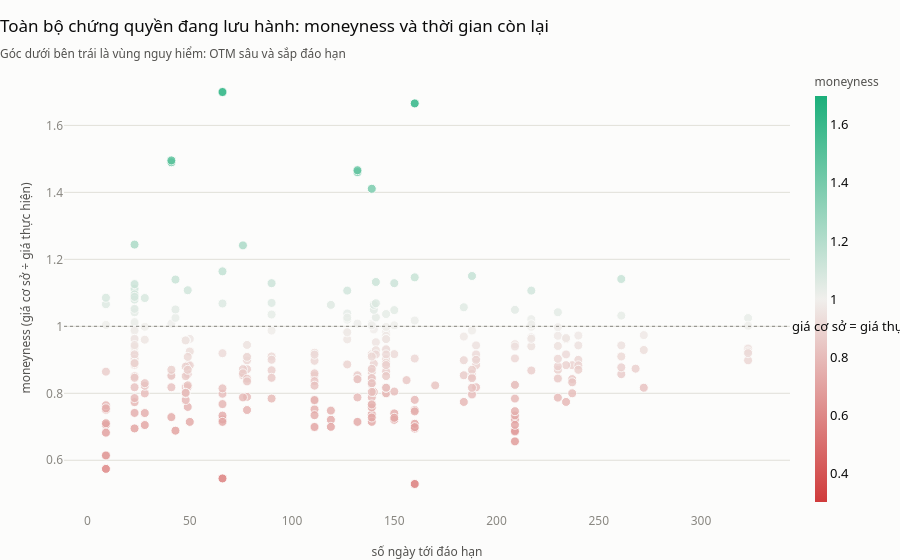

The code cell stored with this chart in its notebook:
### Code cell
fig = go.Figure(
    go.Scatter(
        x=phan_tich["ngay_con_lai"],
        y=phan_tich["moneyness"],
        mode="markers",
        marker=dict(
            size=9,
            color=phan_tich["moneyness"],
            colorscale=[(0.0, GIAM), (0.5, "#f0efec"), (1.0, TANG)],
            cmid=1.0,
            opacity=0.8,
            line=dict(width=1, color="#fcfcfb"),
            colorbar=dict(title=dict(text="moneyness", font=dict(size=12, color="#52514e")),
                          thickness=12, outlinewidth=0),
        ),
        text=phan_tich["symbol"] + " · " + phan_tich["underlying"],
        hovertemplate="<b>%{text}</b><br>còn %{x} ngày<br>moneyness %{y:.3f}<extra></extra>",
    )
)
fig.add_hline(y=1.0, line_width=1, line_color="#898781", line_dash="dot",
              annotation_text="giá cơ sở = giá thực hiện", annotation_position="right")
fig.update_layout(
    title_text="Toàn bộ chứng quyền đang lưu hành: moneyness và thời gian còn lại<br>"
    "<sub style='color:#52514e'>Góc dưới bên trái là vùng nguy hiểm: OTM sâu và sắp đáo hạn</sub>",
    xaxis_title="số ngày tới đáo hạn",
    yaxis_title="moneyness (giá cơ sở ÷ giá thực hiện)",
    height=560,
)
fig

### Figure 1 — Plotly figure (JSON) as saved in the notebook; plotly's stock layout.template omitted (floating-point values rounded to 4 significant figures; data arrays with more than 128 entries replaced by an {"elided": "..."} marker saying what was removed)
{"data": [{"hovertemplate": "<b>%{text}</b><br>còn %{x} ngày<br>moneyness %{y:.3f}<extra></extra>", "marker": {"cmid": 1.0, "color": {"elided": "311 float values"}, "colorbar": {"outlinewidth": 0, "thickness": 12, "title": {"font": {"color": "#52514e", "size": 12}, "text": "moneyness"}}, "colorscale": [[0.0, "#d03b3b"], [0.5, "#f0efec"], [1.0, "#1baf7a"]], "line": {"color": "#fcfcfb", "width": 1}, "opacity": 0.8, "size": 9}, "mode": "markers", "text": {"elided": "311 str values"}, "type": "scatter", "x": {"elided": "311 int values"}, "y": {"elided": "311 float values"}}], "layout": {"annotations": [{"showarrow": false, "text": "giá cơ sở = giá thực hiện", "x": 1, "xanchor": "left", "xref": "x domain", "y": 1.0, "yanchor": "middle", "yref": "y"}], "height": 560, "shapes": [{"line": {"color": "#898781", "dash": "dot", "width": 1}, "type": "line", "x0": 0, "x1": 1, "xref": "x domain", "y0": 1.0, "y1": 1.0, "yref": "y"}], "title": {"text": "Toàn bộ chứng quyền đang lưu hành: moneyness và thời gian còn lại<br><sub style='color:#52514e'>Góc dưới bên trái là vùng nguy hiểm: OTM sâu và sắp đáo hạn</sub>"}, "xaxis": {"title": {"text": "số ngày tới đáo hạn"}}, "yaxis": {"title": {"text": "moneyness (giá cơ sở ÷ giá thực hiện)"}}}}
